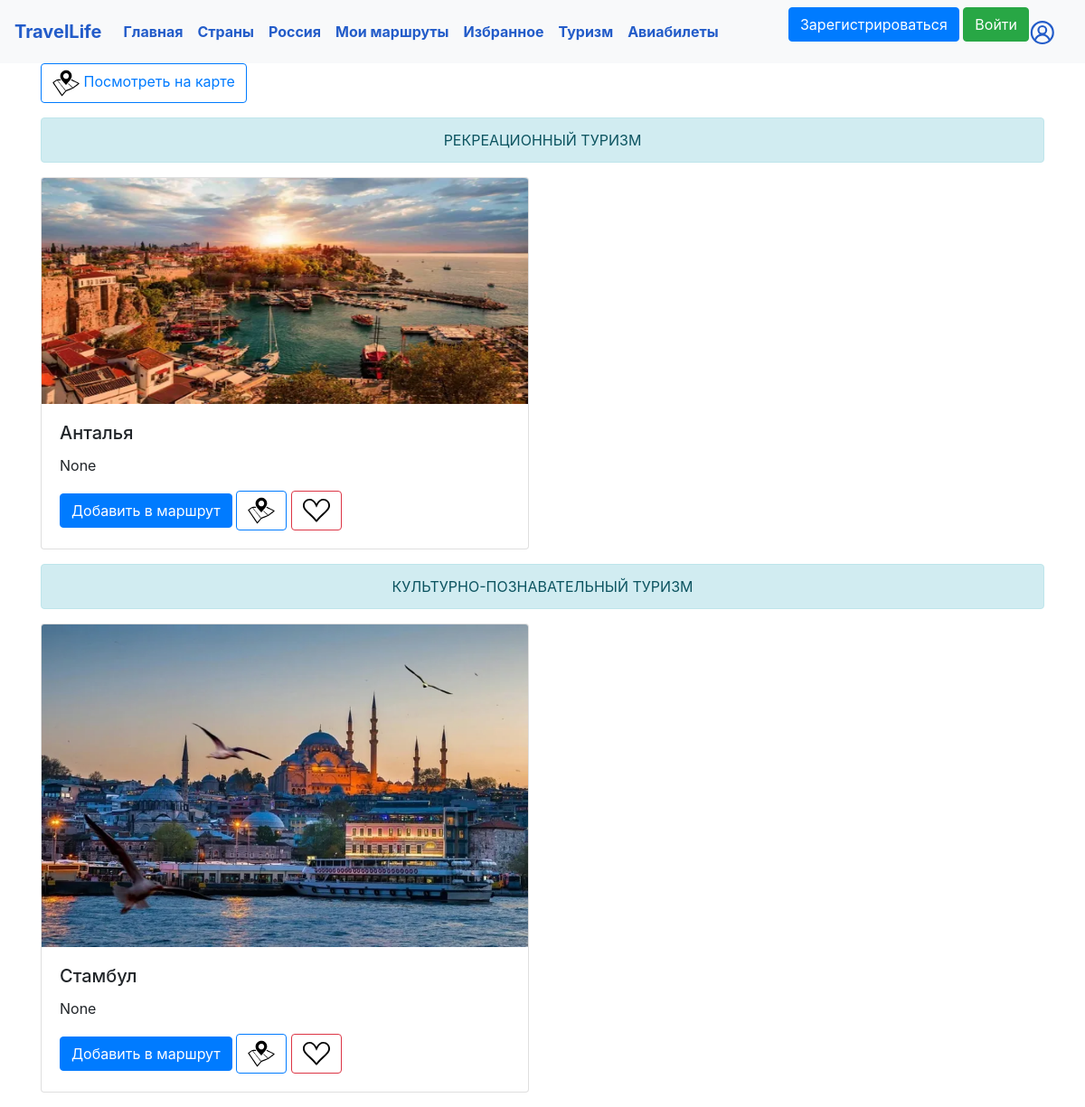
The app's page /country/Турция, older data.
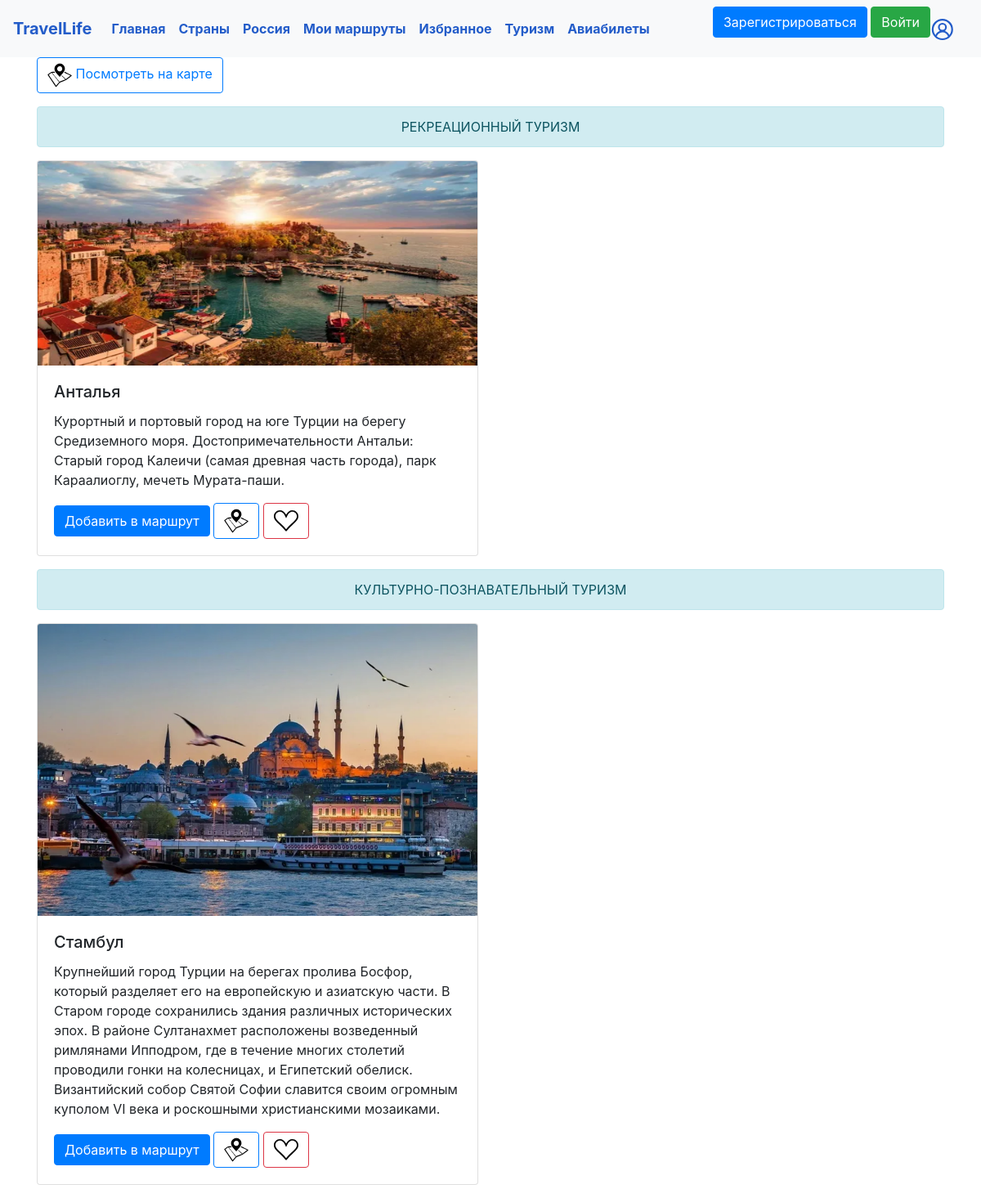
The same page, newer data.
### data/cities.py (models this page shows)
class City(SqlAlchemyBase, UserMixin):
    __tablename__ = 'cities'
    id = sqlalchemy.Column(sqlalchemy.Integer,
                           primary_key=True, autoincrement=True)
    name = sqlalchemy.Column(sqlalchemy.String, nullable=True)
    tourism = sqlalchemy.Column(sqlalchemy.String, nullable=True)
    text = sqlalchemy.Column(sqlalchemy.String, nullable=True)

### main.py (the view)
@app.route(f'/country/<name>')
def country(name):
    db_sess = db_session.create_session()
    li_cities = db_sess.query(Country).filter(Country.name == name).first()
    li_cities = li_cities.cities.split(',')
    d = {}
    for el in li_cities:
        city = db_sess.query(City).filter(City.name == el).first()
        tourism = city.tourism
        text = city.text
        d[tourism] = d.get(tourism, []) + [(el, text)]
    return render_template(f'country.html', title=name, name=name,
                           relax=d.get('Рекреационный', []),
                           culture=d.get('Культурный', ''),
                           active=d.get('Активный', ''))

### data/db_session.py (called while the page is built)
def create_session() -> Session:
    global __factory
    return __factory()

### templates/country.html (shortened to what this page needs)
{% extends "base.html" %}
{% block content %}
          <a href="/map/country/{{title}}" class="btn btn-outline-primary">
        <img src="/static/img/map.svg" width="30" height="30" alt=""> Посмотреть на карте
    </a>
{% set relax = relax %}
{% set culture = culture %}
{% set active = active %}
{% if relax %}
  <div class="alert alert-info" align="center" role="alert">
  РЕКРЕАЦИОННЫЙ ТУРИЗМ
</div>
{% endif %}
<div class="row row-cols-1 row-cols-md-2 g-4">
{% for city in relax %}
    {% set city_name = city[0] %}
    {% set city_text = city[1] %}
    <div class="col">
<div class="card h-100">
  <img src="/static/img/{{city_name}}.png" class="card-img-top" alt="картинка не нашлась(" height="250">
  <div class="card-body">
    <h5 class="card-title">{{city_name}}</h5>
    <p class="card-text">{{city_text}}</p>
    <a href='/add_to_plan/countries/{{city_name}}' class="btn btn-primary" >Добавить в маршрут</a>
      <a href="/map/{{name}}/{{city_name}}" class="btn btn-outline-primary">
          <img src="/static/img/map.svg" width="30" height="30" alt="">
      </a>
    <a href="/add_to_liked_city/country/{{name}}/{{city_name}}" class="btn btn-outline-danger">
        <img src="/static/img/heart.svg" width="30" height="30" alt="">
    </a>
  </div>
</div>
    </div>
    {% endfor %}
</div>
{% if culture %}
<div class="alert alert-info" align="center" role="alert">
  КУЛЬТУРНО-ПОЗНАВАТЕЛЬНЫЙ ТУРИЗМ
</div>
{% endif %}
<div class="row row-cols-1 row-cols-md-2 g-4">
{% for city in culture %}
    {% set city_name = city[0] %}
    {% set city_text = city[1] %}
    <div class="col">
<div class="card h-100">
  <img src="/static/img/{{city_name}}.png" class="card-img-top" alt="картинка не нашлась(">
  <div class="card-body">
    <h5 class="card-title">{{city_name}}</h5>
    <p class="card-text">{{city_text}}</p>
    <a href='/add_to_plan/countries/{{city_name}}' class="btn btn-primary" >Добавить в маршрут</a>
     <a href="/map/{{name}}/{{city_name}}" class="btn btn-outline-primary">
         <img src="/static/img/map.svg" width="30" height="30" alt="">
     </a>
    <a href="/add_to_liked_city/country/{{name}}/{{city_name}}" class="btn btn-outline-danger">
        <img src="/static/img/heart.svg" width="30" height="30" alt="">
    </a>
  </div>
</div>
        </div>
    {% endfor %}
</div>
{% endblock %}

### templates/base.html (shortened to what this page needs)
<!DOCTYPE html>
 <html lang="en">
 <head>
     <link rel="stylesheet"
           href="https://stackpath.bootstrapcdn.com/bootstrap/4.4.1/css/bootstrap.min.css"
>
 </head>
 <body>
 <link rel="stylesheet" type="text/css" href="/static/css/base.css" />
 <header>
     <nav class="navbar navbar-expand-lg navbar-light bg-light">
  <a class="navbar-brand" href="/"><strong>TravelLife</strong></a>
  <div class="collapse navbar-collapse" id="navbarSupportedContent">
    <ul class="navbar-nav mr-auto">
      <li class="nav-item active">
        <a class="nav-link" href="/"><strong>Главная</strong> <span class="sr-only">(current)</span></a>
      </li>
      <li class="nav-item active">
        <a class="nav-link" href="/countries"><strong>Страны</strong></a>
      </li>
      <li class="nav-item active">
        <a class="nav-link" href="/russian_cities"><strong>Россия</strong></a>
      </li>
        <li class="nav-item active">
        <a class="nav-link" href="/my_plans"><strong>Мои маршруты</strong></a>
      </li>
        <li class="nav-item active">
        <a class="nav-link" href="/liked"><strong>Избранное</strong></a>
      </li>
      <li class="nav-item active">
        <a class="nav-link" href="/tourism"><strong>Туризм</strong></a>
      </li>
      <li class="nav-item active">
        <a class="nav-link" href="/fly"><strong>Авиабилеты</strong></a>
      </li>
    </ul>
       {% if current_user.is_authenticated %}
      <a class="navbar-brand pull-right"><strong>{{ current_user.name }}</strong></a>
        {% else %}
            <p>
                <a class="btn btn-primary " href="/register">Зарегистрироваться</a>
                <a class="btn btn-success" href="/login">Войти</a>
            </p>
{% endif %}
      <a class="navbar-brand pull-right" href="/my_profile">
            <img src="/static/img/profile2.svg" width="30" height="30" alt="">
        </a>
  </div>
</nav>
 </header>
 <main role="main" class="container">
     {% block content %}{% endblock %}
 </main>
 </body>
 </html>

### static/css/base.css (style rules this page uses)
strong { color: #235cc9 }

Row changes from the older to the newer data that the page shows:
changed City "Анталья": text "None" → "Курортный и портовый город на юге Турции на берегу Средиземного моря. Достопримечательности Антальи: Старый город Калеичи (самая древная часть города), парк Караалиоглу, мечеть Мурата-паши."
changed City "Стамбул": text "None" → "Крупнейший город Турции на берегах пролива Босфор, который разделяет его на европейскую и азиатскую части. В Старом городе сохранились здания различных исторических эпох. В районе Султанахмет расположены возведенный римлянами Ипподром, где в течение многих столетий проводили гонки на колесницах, и Египетский обелиск. Византийский собор Святой Софии славится своим огромным куполом VI века и роскошными христианскими мозаиками."
